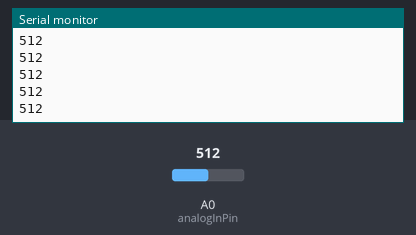
A sketch run on a simulated Arduino Uno, built with avr-gcc and run on an emulated ATmega328P. On the bench: the last lines printed to the serial monitor. The test bench sets the inputs (shaded band); at power-on: A0 (analogInPin) = 512.

Above: at 1.2 s.
1.3 s: A0 (analogInPin) set to 716
At 1.56 s:
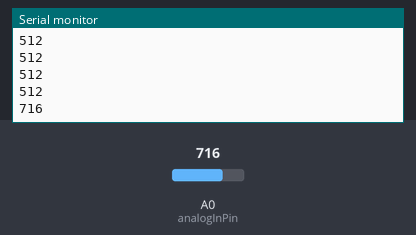
2.8 s: A0 (analogInPin) set to 900
At 2.96 s:
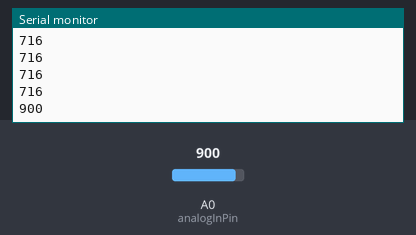
Timing chart, 0 to 5.8 s (numbered marks = the images above; inputs shaded):
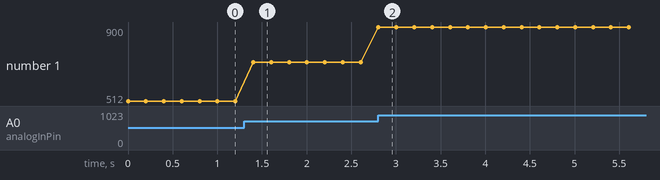

Measured:
- after the input at 1.3 s, the serial monitor: prints a new line after 0.10 s (image 1)
- after the input at 2.8 s, the serial monitor: prints a new line at once (image 2)
- plotted number 1: 512 → 716 after the input at 1.3 s, 716 → 900 after the input at 2.8 s

The sketch:

le_pot1.ino
```cpp
const int analogInPin = A0;                  // o potenciômetro esta ligado ao pino A0

void setup(){
   // Configura a serial: baud rate de 115200, 8-bit, sem paridade, 1 stop bit
   Serial.begin(115200, SERIAL_8N1);
}

void loop(){
   int valor = analogRead(analogInPin);      // le valor no pino A0 usando conversor ADC de 10-bit
   float potencial = valor * (5.0f/1023.0f); // converte o valor lido em potencial
               // envia os valores pela porta serial
   Serial.print(valor);
   Serial.print("\n");

   delay(200);
}
```
